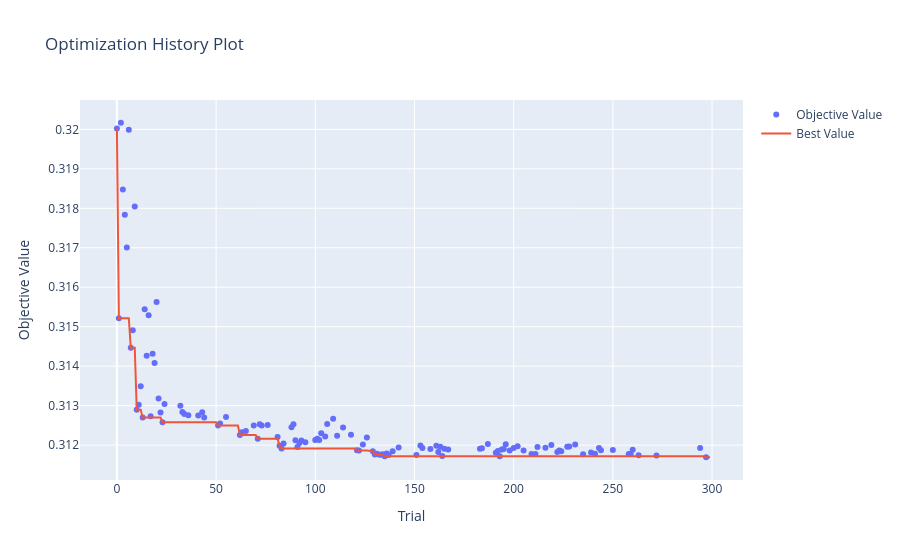

Notebook source saved alongside this figure:
### Markdown cell above
##### Etapa 3

### Code cell
from optuna.visualization import plot_optimization_history

plotly_config = {"staticPlot": True}

fig = plot_optimization_history(estudio)
fig.show(config=plotly_config)

#plot_optimization_history(estudio)
